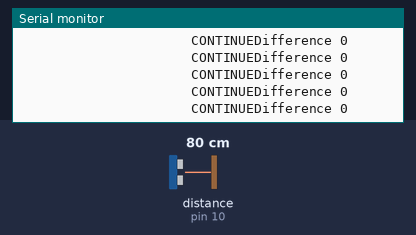
A sketch run on a simulated Arduino Uno, built with avr-gcc and run on an emulated ATmega328P. On the bench: the last lines printed to the serial monitor. Wiring (inferred from the names in the program): ultrasonic range finder: trigger pin 9; echo pin 10. Inputs (shaded band) come from the test bench; at power-on: distance to the obstacle (sensor on pin 10) 80 cm. The echo pulse lasts 58.3 µs per cm.

Above: at 1.2 s.
1.3 s: distance to the obstacle (sensor on pin 10) set to 2 cm
At 1.43 s:
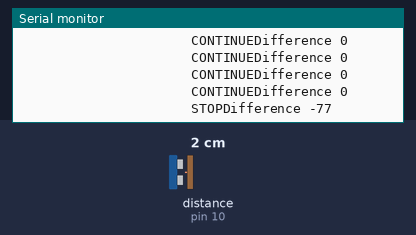
2.9 s: distance to the obstacle (sensor on pin 10) set to 9 cm
At 3.03 s:
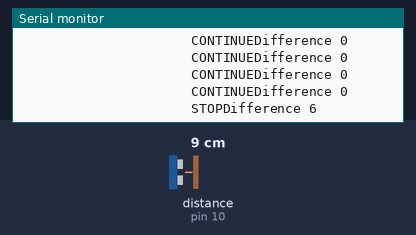
5.9 s: distance to the obstacle (sensor on pin 10) set to 4 cm
At 5.99 s:
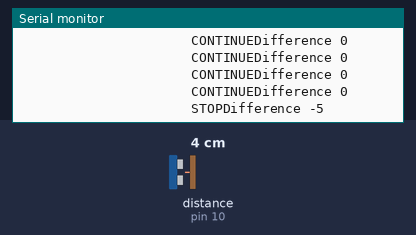
8.9 s: distance to the obstacle (sensor on pin 10) set to 18 cm
At 9.0 s:
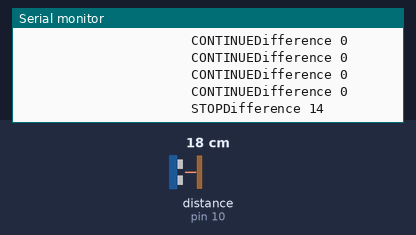
11.9 s: distance to the obstacle (sensor on pin 10) set to 35 cm
At 12.02 s:
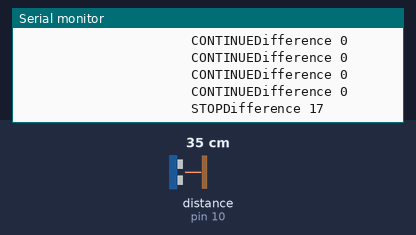
14.9 s: distance to the obstacle (sensor on pin 10) set to 60 cm
At 15.03 s:
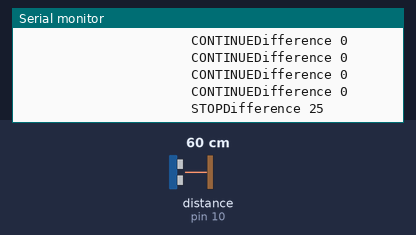
Timing chart, 0 to 17.9 s (numbered marks = the images above; inputs shaded):
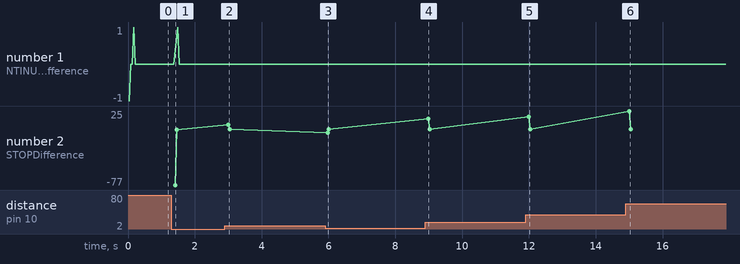

Measured:
- after the input at 1.3 s, the serial monitor: prints a new line after 0.11 s (image 1)
- after the input at 2.9 s, the serial monitor: prints a new line after 0.11 s (image 2)
- after the input at 5.9 s, the serial monitor: prints a new line after 0.07 s (image 3)
- after the input at 8.9 s, the serial monitor: prints a new line after 0.08 s (image 4)
- after the input at 11.9 s, the serial monitor: prints a new line after 0.10 s (image 5)
- after the input at 14.9 s, the serial monitor: prints a new line after 0.11 s (image 6)

The sketch:

noise-final.ino
```cpp
const int trigPin = 9;
const int echoPin = 10;

long duration;
int distance;
int check=0,lastread=0,d2,d1=0,d3;
int diff;
void setup()
{
pinMode(trigPin, OUTPUT);
pinMode(echoPin, INPUT); // Sets the echoPin as an Input
Serial.begin(9600); // Starts the serial communication
}
void loop()
{


digitalWrite(trigPin, LOW);
delayMicroseconds(2);
digitalWrite(trigPin, HIGH);
delayMicroseconds(10);
digitalWrite(trigPin, LOW);
duration = pulseIn(echoPin, HIGH);
distance= duration*0.034/2;
//Serial.print("Distance: ");
//Serial.println(distance);

if(check>=2)
{
if(distance>=(d3 - 3) && distance<=(d3 + 3))
{
  Serial.print("                      CONTINUE");
}
else
{
  Serial.print("                      STOP");
}
check=3;
}

d2=distance-d1;
d1=distance;
Serial.print("Difference ");
Serial.println(d2);

d3=distance + d2;

check++;

/*

if(check==0)
{
d1=distance;
check=1;
if(lastread==1)
{
  diff=d3-d2;
}

}

else if(check==1)
{
d2=d1;
d3=distance;
check=0;
lastread=1;
}
*/}
```
